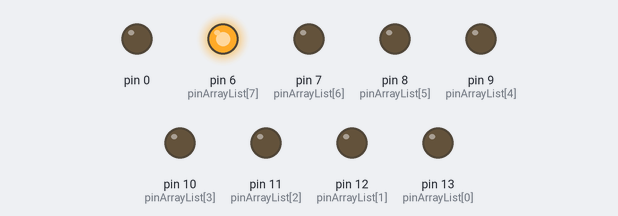
This sketch was run on a simulated Arduino Uno, built with avr-gcc and run on an emulated ATmega328P. Parts: output pins drawn as LEDs (lit = HIGH).

Above: at 0.02 s.
At 0.42 s:
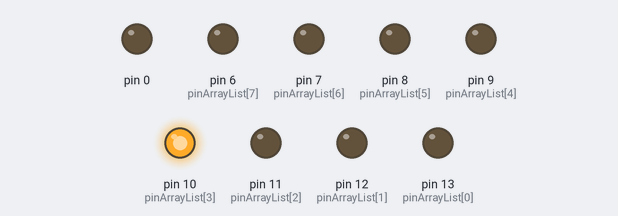
At 0.92 s:
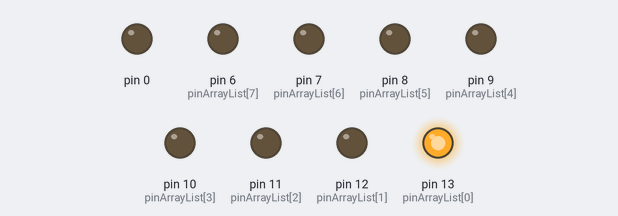
At 1.42 s:
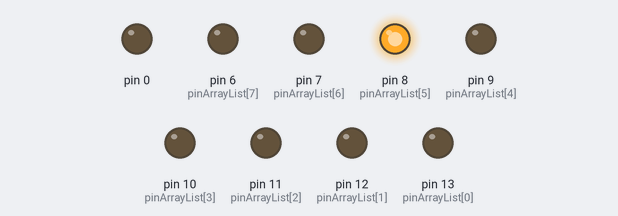
At 1.92 s:
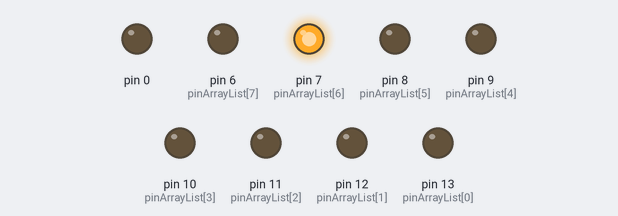
At 3.52 s:
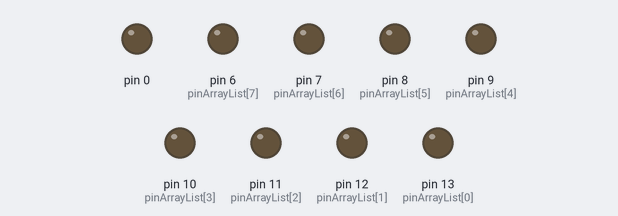
Timing chart, 0 to 4.1 s (numbered marks = the images above):
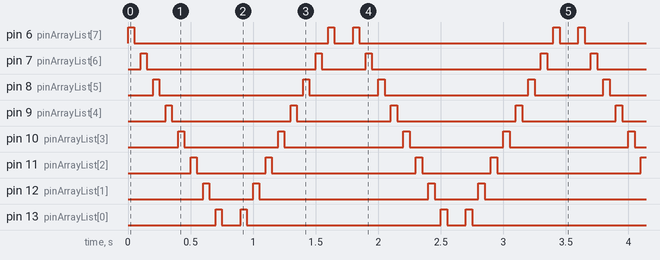

Measured:
- by itself, pin 6 (pinArrayList[7]): repeats every 1.8 s: LOW 1.6 s, HIGH 0.05 s, LOW 0.15 s, HIGH 0.05 s
- by itself, pin 7 (pinArrayList[6]): repeats every 1.8 s: LOW 1.4 s, HIGH 0.05 s, LOW 0.35 s, HIGH 0.05 s
- by itself, pin 8 (pinArrayList[5]): repeats every 1.8 s: LOW 1.2 s, HIGH 0.05 s, LOW 0.55 s, HIGH 0.05 s
- by itself, pin 9 (pinArrayList[4]): repeats every 1.8 s: LOW 0.95 s, HIGH 0.05 s, LOW 0.75 s, HIGH 0.05 s
- by itself, pin 10 (pinArrayList[3]): repeats every 1.8 s: LOW 0.75 s, HIGH 0.05 s, LOW 0.95 s, HIGH 0.05 s
- by itself, pin 11 (pinArrayList[2]): repeats every 1.8 s: LOW 0.55 s, HIGH 0.05 s, LOW 1.2 s, HIGH 0.05 s
- by itself, pin 12 (pinArrayList[1]): repeats every 1.8 s: LOW 0.35 s, HIGH 0.05 s, LOW 1.4 s, HIGH 0.05 s
- by itself, pin 13 (pinArrayList[0]): repeats every 1.8 s: LOW 0.15 s, HIGH 0.05 s, LOW 1.6 s, HIGH 0.05 s

The sketch:

Opdracht_1.ino
```cpp
int pinArrayList[]={13,12,11,10,9,8,7,6};// aanmaken van de constante variabelen zodat elke ledPin een nummer heeft op volgorde van de poorten <ik heb poort 6-13 gebruikt>

void setup() {
  // in de setup zorg ik ervoor dat de constante die ik hierboven heb aangemaakt via de functie pinmode een gedrag krijgt.
  // wij willen output van de pin hebben (licht) dus vandaar dat ik output als parameter meegeef.
  for (int y = 0; y <= 8; y++) { //for loop om de LED's die in de array zitten op pinMode OUTPUT te zetten
    pinMode(pinArrayList[y],OUTPUT);
  }
}

void loop() {
  // functie voorWaarts aanspreken en als parameter 6 meegeven.
  // deze 6 staat voor de constante ledPin 8.
  voorWaarts(6);
}


int voorWaarts(int ledPin) {
  // deze functie gaat ervoor zorgen dat de lampjes voorwaarts aangaan.
  if (ledPin < 14) { //
    digitalWrite(ledPin, HIGH); // lampje op nummer constante ledPin gaat aan
    delay(50); // vertraag 50 milliseconde
    digitalWrite(ledPin, LOW); // lampje op nummer constante ledPin gaat uit
    delay(50); // vertraag 50 milliseconde
    ledPin++; // doe de constante ledPin met 1 verhogen
    return voorWaarts(ledPin); // voer dezelfde functie uit met de verhoogte ledPin
  } else { // als de constante boven de 13 komt -> doe dan het volgende
      achterWaarts(ledPin); // voer de functie achterWaarts uit en geef de constante ledPin mee
    }
 }

 int achterWaarts(int ledPin) {
  if (ledPin > 5) { // als de constante ledPin onder de 14 is moet het volgende uitgevoerd worden:
      digitalWrite(ledPin, HIGH); // lampje op nummer constante ledPin gaat aan
      delay(50); // vertraag 50 milliseconde
      digitalWrite(ledPin, LOW); // lampje op nummer constante ledPin gaat uit
      delay(50); // vertraag 50 milliseconde
      ledPin--; // doe de constante ledPin met 1 verlagen
      return achterWaarts(ledPin); // voer dezelfde functie uit met de verlaagde ledPin
    } else { // als de constante lager dan 6 komt -> doe dan het volgende
        return voorWaarts(ledPin); // voer de functie voorWaarts uit en geef de constante ledPin mee
      }
  }
```
